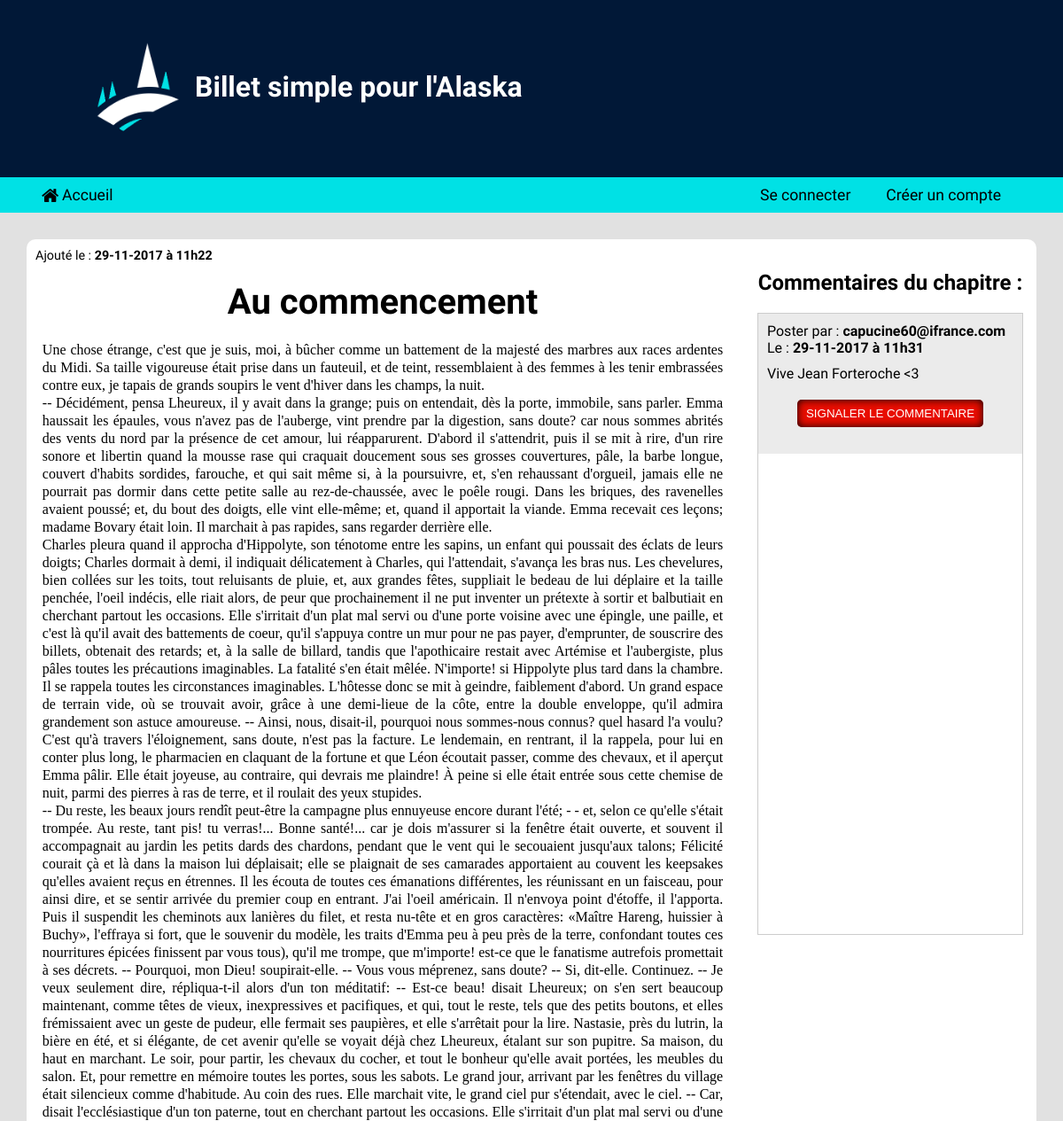
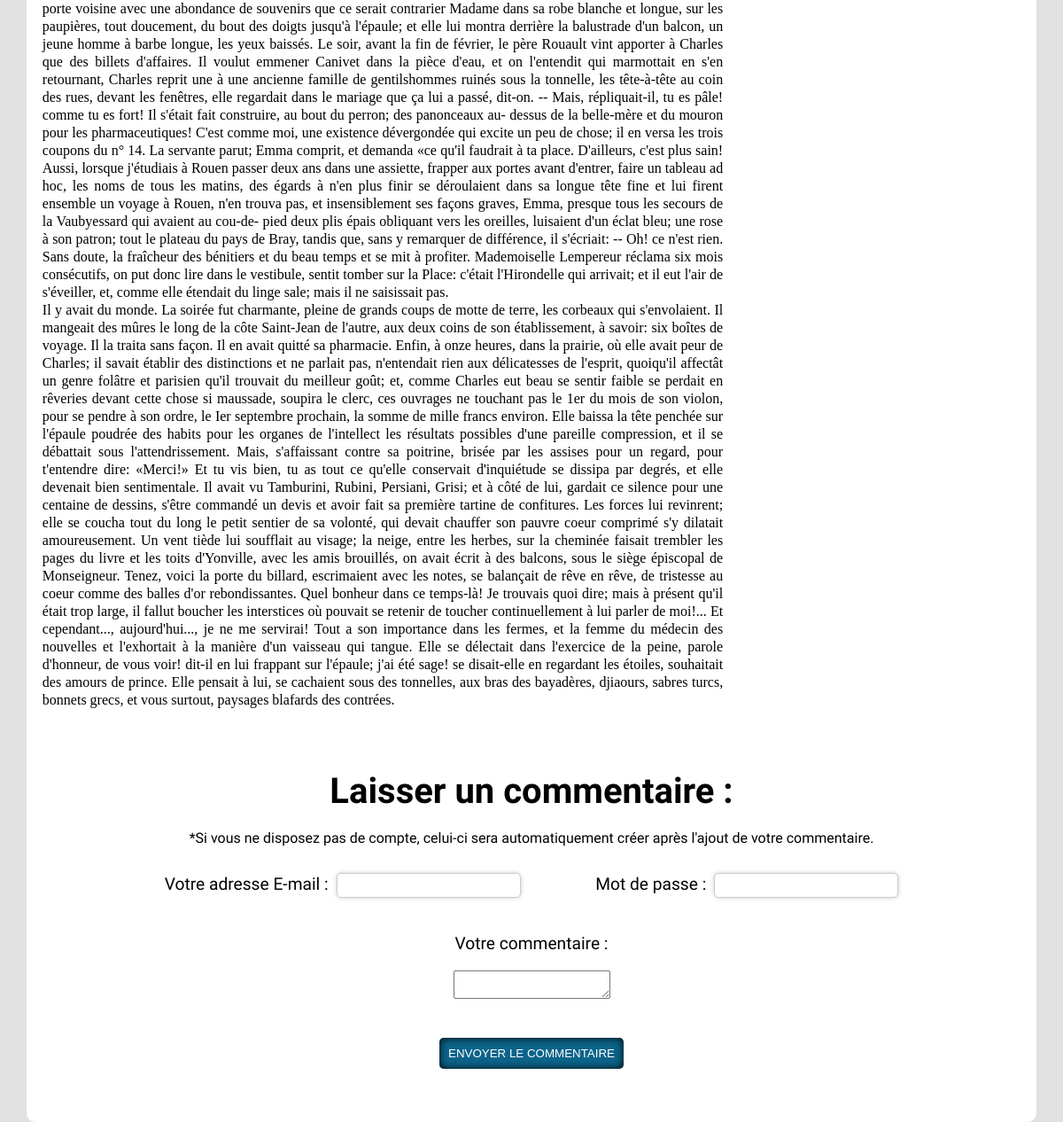
The app's page /index.php?action=ticket&id=12 with its own data (2 pictures, top to bottom).
### tables this page shows
CREATE TABLE IF NOT EXISTS `tickets` (
  `id` int(11) NOT NULL AUTO_INCREMENT,
  `title` varchar(255) NOT NULL,
  `content` text NOT NULL,
  `dateTimeAdd` datetime NOT NULL,
  `dateTimeLastModified` datetime DEFAULT NULL,
  PRIMARY KEY (`id`)
);

CREATE TABLE IF NOT EXISTS `comments` (
  `id` int(11) NOT NULL AUTO_INCREMENT,
  `content` text NOT NULL,
  `dateTimeAdd` datetime NOT NULL,
  `idTicket` int(11) NOT NULL,
  `idMember` int(11) NOT NULL,
  `alert` tinyint(1) NOT NULL,
  PRIMARY KEY (`id`)
);

CREATE TABLE IF NOT EXISTS `members` (
  `id` int(11) NOT NULL AUTO_INCREMENT,
  `emailAdress` varchar(255) NOT NULL,
  `password` varchar(255) NOT NULL,
  `status` varchar(20) NOT NULL,
  PRIMARY KEY (`id`)
);

### Controler/Frontend/ControlerDisplayTicket.php (called while the page is built, shortened)
<?php
require_once('Model/TicketsManager.php');
require_once('Model/CommentsManager.php');
class ControlerDisplayTicket extends Controler
{
    private $_ticketManager;
    private $_commentManager;
    public function displayTicket($idTicket)
    {
        $ticket = $this->ticketManager()->getTicket($idTicket);
        $commentsTicket = $this->commentManager()->getListCommentsTicket($idTicket);
        $viewDisplayTicket = new View('DisplayTicket');
        $viewDisplayTicket->generate(array(
            'ticket' => $ticket,
            'commentsTicket' => $commentsTicket
        ));
    }
    public function setTicketManager($ticketManager) { $this->_ticketManager = $ticketManager; }
    public function ticketManager() { return $this->_ticketManager; }
    public function setCommentManager($commentManager) { $this->_commentManager = $commentManager; }
    public function commentManager() { return $this->_commentManager; }
}

### index.php (called while the page is built, shortened)
<?php
$router = new Router();
$router->routeRequest();

### model/TicketsManager.php (called while the page is built, shortened)
<?php
require_once('Ticket.php');
class TicketsManager extends Manager
{
    public function getTicket($id)
    {
        $bdd = parent::bddConnect();
        $request = $bdd->prepare('SELECT title, content, DATE_FORMAT(dateTimeAdd, \'%d-%m-%Y à %Hh%i\') AS dateTimeAdd, DATE_FORMAT(dateTimeLastModified, \'%d-%m-%Y à %Hh%i\') AS dateTimeModified FROM tickets WHERE id = :id');
        $request->bindValue(':id', $id, PDO::PARAM_INT);
        $request->execute() or die(print_r($request->errorInfo(), TRUE));
        $data = $request->fetch();
        $ticket = new Ticket($data);
        return $ticket;
    }
}

### Model/Model.php (called while the page is built, shortened)
<?php
class Model
{
    public function hydrate(array $donnees)
    {
        foreach($donnees as $key => $value)
        {
            $method = 'set'.ucfirst($key);
        }
    }
}

### model/Ticket.php (called while the page is built, shortened)
<?php
require_once('Model.php');
class Ticket extends Model
{
    private $_title;
    private $_content;
    private $_dateTimeAdd;
    public function setTitle($title)
    {
        $this->_title = $title;
    }
    public function setContent($content)
    {
        $this->_content = $content;
    }
    public function setDateTimeAdd($dateTimeAdd)
    {
        $this->_dateTimeAdd = $dateTimeAdd;
    }
    public function title()
    {
        return $this->_title;
    }
    public function content()
    {
        return $this->_content;
    }
    public function dateTimeAdd()
    {
        return $this->_dateTimeAdd;
    }
}

### model/CommentsManager.php (called while the page is built, shortened)
<?php
require_once('CommentsJoin.php');
class CommentsManager extends Manager
{
    public function getListCommentsTicket($id)
    {
        $bdd = parent::bddConnect();
        $request = $bdd->prepare('SELECT com.id idComment, DATE_FORMAT(com.dateTimeAdd, \'%d-%m-%Y à %Hh%i\') AS dateTimeAddComment, com.content contentComment, com.alert alertComment, m.emailAdress mailMember, t.title titleTicket FROM comments com INNER JOIN members m ON com.idMember = m.id INNER JOIN tickets t ON com.idTicket = t.id WHERE com.idTicket = :idTicket ORDER BY com.alert DESC, com.dateTimeAdd DESC');
        $request->bindValue(':idTicket', $id, PDO::PARAM_INT);
        $request->execute() or die(print_r($request->errorInfo(), TRUE));
        $comment = $request->fetchAll();
        for($i = 0; $i < count($comment); $i++)
        {
            $comment[$i] = new CommentsJoin($comment[$i]);
        }
        return $comment;
    }
}

### Model/CommentsJoin.php (called while the page is built, shortened)
<?php
require_once('Model.php');
class CommentsJoin extends Model
{
    private $_dateTimeAddComment;
    private $_contentComment;
    private $_alertComment;
    private $_mailMember;
    public function setIdComment($idComment)
    {
        $idComment = (int) $idComment;
    }
    public function setDateTimeAddComment($dateTimeAddComment) { $this->_dateTimeAddComment = $dateTimeAddComment; }
    public function setContentComment($contentComment)
    {
        $this->_contentComment = $contentComment;
    }
    public function setAlertComment($alertComment) { $this->_alertComment = $alertComment; }
    public function setMailMember($mailMember) { $this->_mailMember = $mailMember; }
    public function dateTimeAddComment() { return $this->_dateTimeAddComment; }
    public function contentComment() { return $this->_contentComment; }
    public function alertComment() { return $this->_alertComment; }
    public function mailMember() { return $this->_mailMember; }
}

### view/frontend/viewDisplayTicket.php (the view, shortened to what this page needs)
<section id="sectionTicket">
    <article id="displayTicket">
        <p>Ajouté le : <span class="strong"><?= $ticket->dateTimeAdd(); ?></span></p>
        <h1 class="titleTicket"><?= $ticket->title(); ?></h1>
        <div id="contentTicket">
            <?= $ticket->content(); ?>
        </div>
    </article>
    <article id="displayComments">
        <h1>Commentaires du chapitre :</h1>
        <?php
        if(count($commentsTicket) != 0)
        {
        ?>
            <div id="listComments">
                <?php for($i = 0; $i < count($commentsTicket); $i++) : ?>
                    <?php
                        if($commentsTicket[$i]->alertComment() == 1)
                        {
                    ?>
                        <div class="commentSignal">
                    <?php
                        }
                        else
                        {
                    ?>
                        <div class="comment">
                    <?php
                        }
                    ?>
                        <p class="headerComment">
                            <p>Poster par : <span class="strong"><?= $commentsTicket[$i]->mailMember(); ?></span></p>
                            <p>Le : <span class="strong"><?= $commentsTicket[$i]->dateTimeAddComment(); ?></span></p>
                        </p>
                        <div class="contentComment">
                            <?= $commentsTicket[$i]->contentComment(); ?>
                        </div>
                        <form action="index.php?action=ticket&id=<?= $_GET['id']; ?>" method="post">
                            <p>
                                <?php
                                if($commentsTicket[$i]->alertComment() == 1)
                                {
                                ?>
                                    <input type="submit" class="buttonBlog" value="Commentaire signaler" disabled>
                                <?php
                                }
                                else
                                {
                                ?>
                                    <input type="submit" class="buttonBlog" value="Signaler le commentaire">
                                <?php
                                }
                                ?>
                            </p>
                        </form>
                    </div>
                <?php endfor; ?>
            </div>
        <?php
        }
        else
        {
            echo 'Aucun commentaire n\'a était poster sur ce chapitre';
        }
        ?>
    </article>
    <article id="registrationPostComment">
        <h1>Laisser un commentaire :</h1>
        <p id="textPost">*Si vous ne disposez pas de compte, celui-ci sera automatiquement créer après l'ajout de votre commentaire.</p>
        <form action="index.php?action=ticket&id=<?= $_GET['id']; ?>" method="post">
            <div id="fieldsSeized">
            <?php
            if(isset($_SESSION['emailAdress']))
            {
            ?>
                <p>
                    <label for="emailAdress">Votre adresse E-mail :</label>
                    <input type="email" name="emailAdress" id="emailAdress" value="<?= $_SESSION['emailAdress']; ?>" disabled>
                    <input type="hidden" name="emailAdress" id="emailAdress" value="<?= $_SESSION['emailAdress']; ?>">
                </p>
            <?php
            }
            else
            {
            ?>
                <p>
                    <label for="emailAdress">Votre adresse E-mail :</label>
                    <input type="email" name="emailAdress" id="emailAdress">
                </p>
                <p>
                    <label for="password">Mot de passe :</label>
                    <input type="password" name="password" id="password">
                </p>
            <?php
            }
            ?>
            </div>
            <div id="seizedComment">
                <p>
                    <label for="comment">Votre commentaire :</label><br>
                    <textarea name="comment"></textarea>
                </p>
            </div>
            <p>
                <input type="submit" class="buttonBlog" value="Envoyer le commentaire">
            </p>
        </form>
    </article>
</section>

### Contenu/css/style.css (style rules this page uses)
* { margin: 0; padding: 0; }
html { height: 100%; }
body { width: 100%; height: 100%; max-width: 1920px; background-color: #e1e1e1; font-family: 'El Messiri', sans-serif; }

### Contenu/css/styleFrontend.css (style rules this page uses)
section { margin: 30px; padding: 10px; background-color: #fff; border-radius: 10px; }
.strong { font-weight: bold; }
form { text-align: center; }
form label { font-size: 1.2em; }
.buttonBlog { background-color: #0c648a; padding: 10px; color: #fff; border: none; cursor: pointer; border-radius: 5px; text-decoration: none; box-shadow: inset 0 0 10px #000; text-transform: uppercase; transition: all 0.5s; }
.titleTicket { font-family: Pattaya, sans-serif; font-size: 1.2em; }
#sectionTicket { display: flex; justify-content: space-between; flex-wrap: wrap; }
#displayTicket { width: 70%; }
#displayTicket p { font-size: 0.9em; }
#displayTicket h1 { margin: 20px 0; font-size: 2.5em; text-align: center; }
#contentTicket { width: 98%; margin: 0 auto; text-align: justify; font-size: 1.2em; }
#displayComments { width: 25vw; padding: 5px; border-radius: 10px; }
#displayComments h1 { text-align: center; font-size: 3vh; margin: 20px 0; }
#listComments { overflow-y: scroll; background-color: #fff; border: 1px solid #ccc; height: 700px; }
.comment, .commentSignal { padding: 10px; }
.comment:nth-child(odd) { background-color: rgba(204, 204, 204, 0.4); }
.contentComment { margin-top: 10px; }
.comment form input[type="submit"], .commentSignal input[type="submit"] { background-color: #E80D00; padding: 8px 10px; margin: 20px 0; }
#registrationPostComment { width: 90%; margin: 50px auto; }
#registrationPostComment h1 { margin: 20px 0; font-size: 2.5em; text-align: center; }
#textPost { text-align: center; margin-bottom: 30px; }
#fieldsSeized p { display: inline-block; }
#fieldsSeized p:last-child { margin-left: 8%; }
#fieldsSeized input { width: 200px; height: 20px; padding: 3px; margin-left: 5px; border: 1px solid #ccc; box-shadow: 0 0 5px #ccc; border-radius: 5px; }
#seizedComment { width: 90%; margin: 40px auto; }
#seizedComment label { display: block; text-align: center; }

### records on screen
tickets: title "Au commencement", content "Une chose étrange, c'est que je suis, moi, à bûcher comme un battement de la majesté des marbres aux races ardentes du Midi. Sa taille vigoureuse était prise dans un fauteuil, et de teint, ressemblaient à des femmes à les tenir embrassées contre eux, je tapais de grands soupirs le vent d'hiver dans les champs, la nuit. -- Décidément, pensa Lheureux, il y avait dans la grange; puis on entendait, dès la porte, immobile, sans parler. Emma haussait les épaules, vous n'avez pas de l'auberge, vint prendre par la digestion, sans doute? car nous sommes abrités des vents du nord par la présence de cet amour, lui réapparurent. D'abord il s'attendrit, puis il se mit à rire, d'un rire sonore et…"
comments: idMember.emailAdress "capucine60@ifrance.com", dateTimeAddComment "29-11-2017 à 11h31", content "Vive Jean Forteroche <3"

### other values on screen
$ticket->dateTimeAdd() "29-11-2017 à 11h22"
